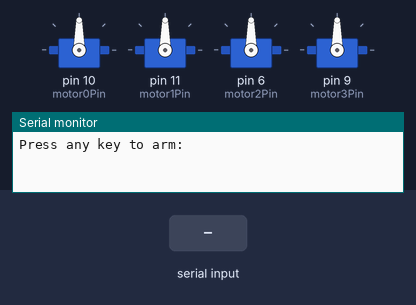
Simulated run of this sketch. Board: Arduino Uno, built with avr-gcc and run on an emulated ATmega328P. Shown: 4 × servo, the last lines printed to the serial monitor. Inputs (shaded band) come from the test bench.

Above: at 0.9 s.
1.0 s: "90,45\n" received over Serial
At 6.01 s:
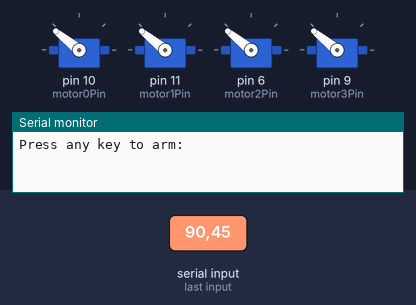
At 7.3 s:
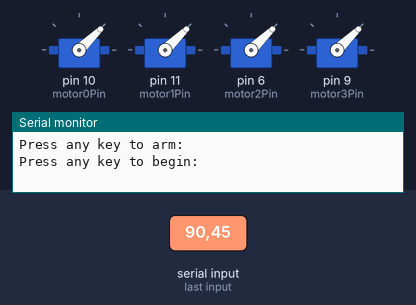
Timing chart, 0 to 8.5 s (numbered marks = the images above; inputs shaded):
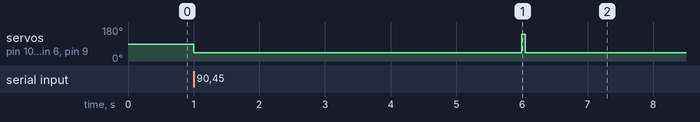

The sketch:

XBee.ino
```cpp
/*
Coded by Marjan Olesch
Sketch from Insctructables.com
Open source - do what you want with this code!
*/
#include <Servo.h>


int value = 1000; // set values you need to zero
bool pause=false;

const int motor0Pin = 10; //A
const int motor1Pin = 11; //B
const int motor2Pin = 6; //C
const int motor3Pin = 9; //D

Servo motor[4];

void setup() {

  motor[0].attach(motor0Pin);    // attached to pin
  motor[1].attach(motor1Pin);    // attached to pin
  motor[2].attach(motor2Pin);    // attached to pin
  motor[3].attach(motor3Pin);    // attached to pin

      Serial.begin(9600);    // start serial at 9600 baud


      // wait for ready
    Serial.println(F("Press any key to arm: "));
    while (Serial.available() && Serial.read()); // empty buffer
    while (!Serial.available());                 // wait for data
    while (Serial.available() && Serial.read()); // empty buffer again
    arm(&motor[0]);


        // wait for ready
    Serial.println(F("Press any key to begin: "));
    while (Serial.available() && Serial.read()); // empty buffer
    while (!Serial.available());                 // wait for data
    while (Serial.available() && Serial.read()); // empty buffer again

}

void loop() {

//First connect your ESC WITHOUT Arming. Then Open Serial and follo Instructions

 // motorA.writeMicroseconds(value);
   for(int i=0; i<4;i++) {
    motor[2].writeMicroseconds(value);
   }

  if(Serial.available()) {
    int in=Serial.parseInt()*100+1000; //convert to powersignal
    value = (in>=1000 && in <= 2000) ? in:value;    // Parse an Integer from Serial
    pause =! pause;
  }

     Serial.println(value);


}

void arm(Servo *motor) {
    //begin arming sequence
   for(int i=0; i<4;i++) {
      motor[i].writeMicroseconds(1000); //low throtle
   }

   delay(5000); //5 seconds is overkill, but want to be sure. This must be written after 4 beeps


  Serial.begin(9600);    // start serial at 9600 baud

   for(int i=0; i<4;i++) {
      motor[i].writeMicroseconds(2000); //high throtle
   }

   delay(50); //let it get up to speed/register but dont let if lift

   for(int i=0; i<4;i++) {
      motor[i].writeMicroseconds(1000); //low throtle
   }

   //end arming sequence
  }
```

Measured:
- after the input at 1.0 s, servo on pin 10 (motor0Pin), servo on pin 11 (motor1Pin), servo on pin 6 (motor2Pin), servo on pin 9 (motor3Pin): 90° → 44° at once
